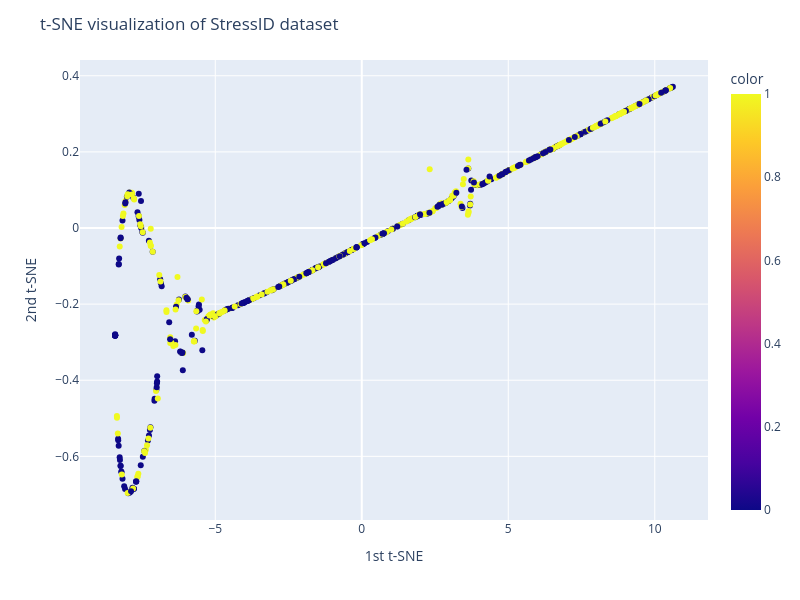

The cell this chart's notebook holds for it:
### Code cell
# t-SNE in StressID
# Best N-comp=2, Perp=190 np.arange(10, 200, 10)
si_Ncomp = 2
si_Perp = 190

si_tsne = TSNE(n_components=si_Ncomp, perplexity=si_Perp, random_state=RAN_STATE)
si_X_tsne = si_tsne.fit_transform(X_selected)
display(si_tsne.kl_divergence_)

fig = px.scatter(x=si_X_tsne[:,0], y=si_X_tsne[:,1], color=y, width=800, height=600)
fig.update_layout(
    title="t-SNE visualization of StressID dataset",
    xaxis_title="1st t-SNE",
    yaxis_title="2nd t-SNE",
)
fig.show()

### Figure 1 — Plotly figure (JSON) as saved in the notebook; plotly's stock layout.template omitted (floating-point values rounded to 4 significant figures; data arrays with more than 128 entries replaced by an {"elided": "..."} marker saying what was removed)
{"data": [{"hovertemplate": "x=%{x}<br>y=%{y}<br>color=%{marker.color}<extra></extra>", "legendgroup": "", "marker": {"color": {"elided": "699 int values"}, "coloraxis": "coloraxis", "symbol": "circle"}, "mode": "markers", "name": "", "orientation": "v", "showlegend": false, "type": "scatter", "x": {"elided": "699 float values"}, "xaxis": "x", "y": {"elided": "699 float values"}, "yaxis": "y"}], "layout": {"coloraxis": {"colorbar": {"title": {"text": "color"}}, "colorscale": [[0, "#0d0887"], [0.1111, "#46039f"], [0.2222, "#7201a8"], [0.3333, "#9c179e"], [0.4444, "#bd3786"], [0.5556, "#d8576b"], [0.6667, "#ed7953"], [0.7778, "#fb9f3a"], [0.8889, "#fdca26"], [1, "#f0f921"]]}, "height": 600, "legend": {"tracegroupgap": 0}, "margin": {"t": 60}, "title": {"text": "t-SNE visualization of StressID dataset"}, "width": 800, "xaxis": {"anchor": "y", "domain": [0, 1], "title": {"text": "1st t-SNE"}}, "yaxis": {"anchor": "x", "domain": [0, 1], "title": {"text": "2nd t-SNE"}}}}
